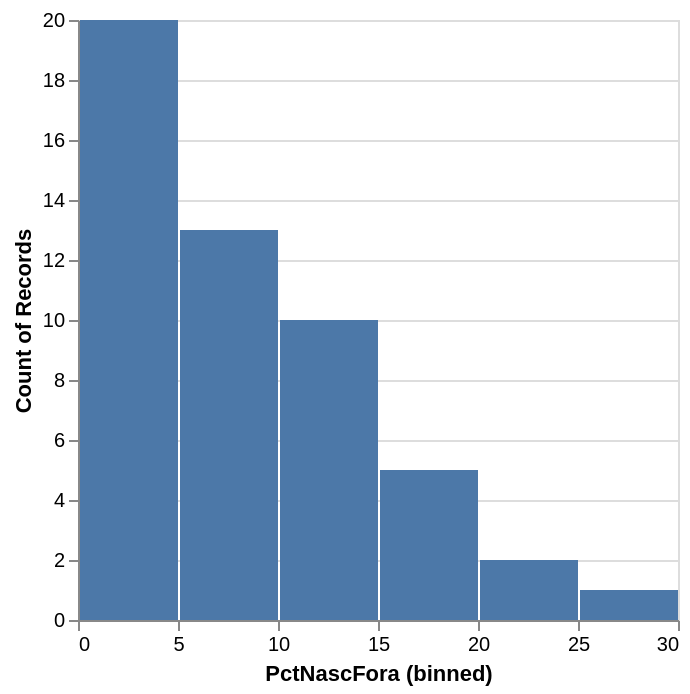

The notebook cell saved with this chart:
### Code cell
alt.Chart(nascidos_fora).mark_bar().encode(
    alt.X("PctNascFora:Q", bin=alt.Bin(step=5)), #, scale=alt.Scale(domain=[1974,1999])),
    y='count()',
)

### Figure 1 — Vega-Lite specification as saved in the notebook (floating-point values rounded to 4 significant figures)
{"config": {"view": {"continuousWidth": 300, "continuousHeight": 300}}, "data": {"name": "data-5ddf080a4e7f9d5c600e48394c5c4f44"}, "mark": {"type": "bar"}, "encoding": {"x": {"bin": {"step": 5}, "field": "PctNascFora", "type": "quantitative"}, "y": {"aggregate": "count", "type": "quantitative"}}, "$schema": "https://vega.github.io/schema/vega-lite/v5.20.1.json", "datasets": {"data-5ddf080a4e7f9d5c600e48394c5c4f44": [{"Estado": "Alabama", "PctNascFora": 2.8}, {"Estado": "Alaska", "PctNascFora": 7.0}, {"Estado": "Arizona", "PctNascFora": 15.1}, {"Estado": "Arkansas", "PctNascFora": 3.8}, {"Estado": "Califórnia", "PctNascFora": 27.2}, {"Estado": "Colorado", "PctNascFora": 10.3}, {"Estado": "Connecticut", "PctNascFora": 12.9}, {"Estado": "Delaware", "PctNascFora": 8.1}, {"Estado": "DistritoColumbia", "PctNascFora": 12.7}, {"Estado": "Flórida", "PctNascFora": 18.9}, {"Estado": "Geórgia", "PctNascFora": 9.2}, {"Estado": "Havaí", "PctNascFora": 16.3}, {"Estado": "Idaho", "PctNascFora": 5.6}, {"Estado": "Illinois", "PctNascFora": 13.8}, {"Estado": "Indiana", "PctNascFora": 4.2}, {"Estado": "Iowa", "PctNascFora": 3.8}, {"Estado": "Kansas", "PctNascFora": 6.3}, {"Estado": "Kentucky", "PctNascFora": 2.7}, {"Estado": "Louisiana", "PctNascFora": 2.9}, {"Estado": "Maine", "PctNascFora": 3.2}, {"Estado": "Maryland", "PctNascFora": 12.2}, {"Estado": "Massachusetts", "PctNascFora": 14.1}, {"Estado": "Michigan", "PctNascFora": 5.9}, {"Estado": "Minnesota", "PctNascFora": 6.6}, {"Estado": "Mississippi", "PctNascFora": 1.8}, {"Estado": "Missouri", "PctNascFora": 3.3}, {"Estado": "Montana", "PctNascFora": 1.9}, {"Estado": "Nebraska", "PctNascFora": 5.6}, {"Estado": "Nevada", "PctNascFora": 19.1}, {"Estado": "NewHampshire", "PctNascFora": 5.4}, {"Estado": "NovaJersey", "PctNascFora": 20.1}, {"Estado": "NovoMéxico", "PctNascFora": 10.1}, {"Estado": "NovaYork", "PctNascFora": 21.6}, {"Estado": "CarolinaNorte", "PctNascFora": 6.9}, {"Estado": "DakotaNorte", "PctNascFora": 2.1}, {"Estado": "Ohio", "PctNascFora": 3.6}, {"Estado": "Oklahoma", "PctNascFora": 4.9}, {"Estado": "Oregon", "PctNascFora": 9.7}, {"Estado": "Pensilvânia", "PctNascFora": 5.1}, {"Estado": "RhodeIsland", "PctNascFora": 12.6}, {"Estado": "CarolinaSul", "PctNascFora": 4.1}, {"Estado": "DakotadoSul", "PctNascFora": 2.2}, {"Estado": "Tennessee", "PctNascFora": 3.9}, {"Estado": "Texas", "PctNascFora": 15.9}, {"Estado": "Utah", "PctNascFora": 8.3}, {"Estado": "Vermont", "PctNascFora": 3.9}, {"Estado": "Virginia", "PctNascFora": 10.1}, {"Estado": "Washington", "PctNascFora": 12.4}, {"Estado": "VirginiaOcidental", "PctNascFora": 1.2}, {"Estado": "Wisconsin", "PctNascFora": 4.4}, {"Estado": "Wyoming", "PctNascFora": 2.7}]}}
